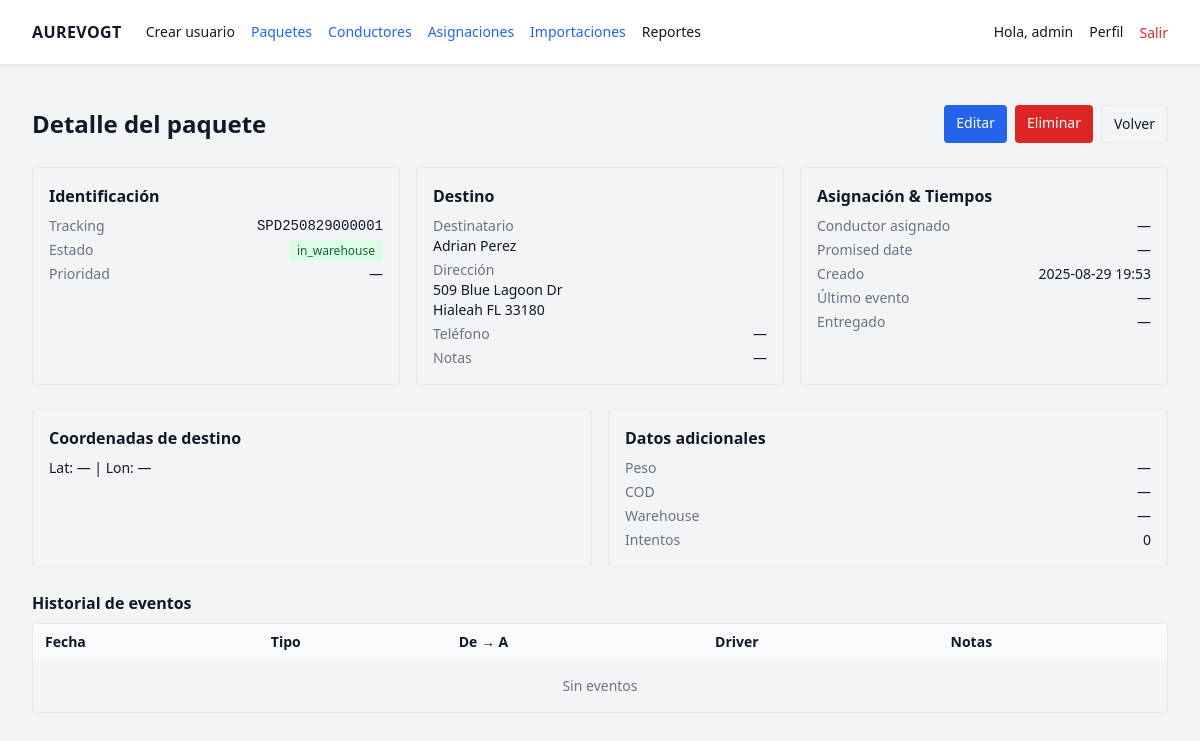
The app's page /packages/1/ (signed in) with its own data.
### packages/models.py (models this page shows, shortened)
class Package(models.Model):
    tracking_number = models.CharField(max_length=64, unique=True)
    speedx_id = models.CharField(max_length=64, blank=True, null=True)
    status = models.CharField(max_length=32, choices=PACKAGE_STATUS, default="received", db_index=True)
    priority = models.IntegerField(default=0)
    recipient_name = models.CharField(max_length=128)
    customer_phone = models.CharField(max_length=32, blank=True)
    addr_street = models.CharField(max_length=160)
    addr_city = models.CharField(max_length=80, db_index=True)
    addr_state = models.CharField(max_length=40, blank=True)
    addr_zip = models.CharField(max_length=16, db_index=True)
    dest_lat = models.DecimalField(max_digits=9, decimal_places=6, null=True, blank=True)
    dest_lon = models.DecimalField(max_digits=9, decimal_places=6, null=True, blank=True)
    note = models.CharField(max_length=240, blank=True)
    weight = models.DecimalField(max_digits=7, decimal_places=2, null=True, blank=True)
    cod_amount = models.DecimalField(max_digits=10, decimal_places=2, null=True, blank=True)
    warehouse = models.ForeignKey(
        "packages.Warehouse", on_delete=models.SET_NULL, null=True, blank=True, related_name="packages"
    )
    promised_date = models.DateField(null=True, blank=True)
    assigned_driver = models.ForeignKey(
        "drivers.Driver", on_delete=models.SET_NULL, null=True, blank=True, related_name="assigned_packages"
    )
    assigned_at = models.DateTimeField(null=True, blank=True)
    out_for_delivery_at = models.DateTimeField(null=True, blank=True)
    delivered_at = models.DateTimeField(null=True, blank=True)
    attempt_count = models.PositiveIntegerField(default=0, validators=[MinValueValidator(0)])
    last_event_at = models.DateTimeField(null=True, blank=True)
    created_at = models.DateTimeField(auto_now_add=True)
    class Meta:
        ordering = ("-created_at",)
        indexes = [
            models.Index(fields=["status"]),
            models.Index(fields=["assigned_driver", "status"]),
            models.Index(fields=["promised_date"]),
            models.Index(fields=["addr_zip"]),
            models.Index(fields=["addr_city"]),
            models.Index(fields=["created_at"]),
        ]
        constraints = [
            models.CheckConstraint(check=models.Q(attempt_count__gte=0), name="packages_attempt_count_gte_0"),
        ]

### packages/views.py (the view)
# urls.py: path('<int:pk>/', views.PackageDetailView.as_view(), name='detail'),
class PackageDetailView(LoginRequiredMixin, DetailView):
    model = Package
    template_name = 'packages/package_detail.html'
    context_object_name = 'package'

### packages/templates/packages/package_detail.html (shortened to what this page needs)
{% extends 'base.html' %}
{% load static %}
{% load tz %}
{% block content %}
<div class="max-w-7xl mx-auto">
  <div class="flex items-center justify-between mb-6">
    <h1 class="text-2xl font-bold">Detalle del paquete</h1>
    <div class="flex gap-2">
      {% with pkg=package|default:object %}
        {% if pkg %}
          {% if perms.packages.change_package %}
            <a href="{% url 'packages:edit' pkg.pk %}" class="px-3 py-2 text-sm rounded bg-blue-600 text-white hover:bg-blue-700">Editar</a>
          {% endif %}
          {% if perms.packages.delete_package %}
            <a href="{% url 'packages:delete' pkg.pk %}" class="px-3 py-2 text-sm rounded bg-red-600 text-white hover:bg-red-700">Eliminar</a>
          {% endif %}
          <a href="{% url 'packages:list' %}" class="px-3 py-2 text-sm rounded border">Volver</a>
        {% endif %}
      {% endwith %}
    </div>
  </div>
  {% with pkg=package|default:object %}
  {% if not pkg %}
    <div class="p-4 rounded bg-yellow-50 border border-yellow-200">No se encontró el paquete en el contexto (esperado como variable <code>package</code> o <code>object</code>).</div>
  {% else %}
  <div class="grid grid-cols-1 md:grid-cols-3 gap-4 mb-6">
    <div class="p-4 border rounded">
      <h2 class="font-semibold mb-2">Identificación</h2>
      <dl class="text-sm space-y-1">
        <div class="flex justify-between"><dt class="text-gray-500">Tracking</dt><dd class="font-mono">{{ pkg.tracking_number|default:'—' }}</dd></div>
        <div class="flex justify-between"><dt class="text-gray-500">Estado</dt><dd>
          <span class="px-2 py-0.5 rounded text-xs {{ pkg.status|default:'unknown'|yesno:'bg-green-100 text-green-800,bg-gray-100 text-gray-800' }}">{{ pkg.status|default:'—' }}</span>
        </dd></div>
        <div class="flex justify-between"><dt class="text-gray-500">Prioridad</dt><dd>{{ pkg.priority|default:'—' }}</dd></div>
      </dl>
    </div>
    <div class="p-4 border rounded">
      <h2 class="font-semibold mb-2">Destino</h2>
      <dl class="text-sm space-y-1">
        <div><dt class="text-gray-500">Destinatario</dt><dd>{{ pkg.recipient_name|default:'—' }}</dd></div>
        <div><dt class="text-gray-500">Dirección</dt>
          <dd>
            {{ pkg.addr_street|default:'' }}<br>
            {{ pkg.addr_city|default:'' }} {{ pkg.addr_state|default:'' }} {{ pkg.addr_zip|default:'' }}
          </dd>
        </div>
        <div class="flex justify-between"><dt class="text-gray-500">Teléfono</dt><dd>{{ pkg.customer_phone|default:'—' }}</dd></div>
        <div class="flex justify-between"><dt class="text-gray-500">Notas</dt><dd>{{ pkg.note|default:'—' }}</dd></div>
      </dl>
    </div>
    <div class="p-4 border rounded">
      <h2 class="font-semibold mb-2">Asignación & Tiempos</h2>
      <dl class="text-sm space-y-1">
        <div class="flex justify-between"><dt class="text-gray-500">Conductor asignado</dt><dd>
          {% if pkg.assigned_driver %}
            <a class="text-blue-700 hover:underline" href="{% url 'drivers:detail' pkg.assigned_driver.pk %}">{{ pkg.assigned_driver }}</a>
          {% else %}
            —
          {% endif %}
        </dd></div>
        <div class="flex justify-between"><dt class="text-gray-500">Promised date</dt><dd>{{ pkg.promised_date|date:'Y-m-d'|default:'—' }}</dd></div>
        <div class="flex justify-between"><dt class="text-gray-500">Creado</dt><dd>{{ pkg.created_at|date:'Y-m-d H:i'|default:'—' }}</dd></div>
        <div class="flex justify-between"><dt class="text-gray-500">Último evento</dt><dd>{{ pkg.last_event_at|date:'Y-m-d H:i'|default:'—' }}</dd></div>
        <div class="flex justify-between"><dt class="text-gray-500">Entregado</dt><dd>{{ pkg.delivered_at|date:'Y-m-d H:i'|default:'—' }}</dd></div>
      </dl>
    </div>
  </div>
  <div class="grid grid-cols-1 md:grid-cols-2 gap-4 mb-6">
    <div class="p-4 border rounded">
      <h2 class="font-semibold mb-2">Coordenadas de destino</h2>
      <p class="text-sm">Lat: {{ pkg.dest_lat|default:'—' }} | Lon: {{ pkg.dest_lon|default:'—' }}</p>
    </div>
    <div class="p-4 border rounded">
      <h2 class="font-semibold mb-2">Datos adicionales</h2>
      <dl class="text-sm space-y-1">
        <div class="flex justify-between"><dt class="text-gray-500">Peso</dt><dd>{{ pkg.weight|default:'—' }}</dd></div>
        <div class="flex justify-between"><dt class="text-gray-500">COD</dt><dd>{{ pkg.cod_amount|default:'—' }}</dd></div>
        <div class="flex justify-between"><dt class="text-gray-500">Warehouse</dt><dd>{{ pkg.warehouse|default:'—' }}</dd></div>
        <div class="flex justify-between"><dt class="text-gray-500">Intentos</dt><dd>{{ pkg.attempt_count|default:0 }}</dd></div>
      </dl>
    </div>
  </div>
  <div class="mb-6">
    <h2 class="font-semibold mb-2">Historial de eventos</h2>
    <div class="overflow-x-auto border rounded">
      <table class="min-w-full text-sm">
        <thead class="bg-gray-50">
          <tr>
            <th class="px-3 py-2 text-left">Fecha</th>
            <th class="px-3 py-2 text-left">Tipo</th>
            <th class="px-3 py-2 text-left">De → A</th>
            <th class="px-3 py-2 text-left">Driver</th>
            <th class="px-3 py-2 text-left">Notas</th>
          </tr>
        </thead>
        <tbody>
          {% if events %}
            {% for ev in events %}
              <tr class="border-t">
                <td class="px-3 py-2">{{ ev.at_ts|date:'Y-m-d H:i' }}</td>
                <td class="px-3 py-2">{{ ev.type|default:'—' }}</td>
                <td class="px-3 py-2">{{ ev.status_from|default:'—' }} → {{ ev.status_to|default:'—' }}</td>
                <td class="px-3 py-2">{{ ev.driver|default:'—' }}</td>
                <td class="px-3 py-2">{{ ev.notes|default:'—' }}</td>
              </tr>
            {% empty %}
              <tr><td colspan="5" class="px-3 py-4 text-center text-gray-500">Sin eventos</td></tr>
            {% endfor %}
          {% else %}
            {% for ev in pkg.packageevent_set.all %}
              <tr class="border-t">
                <td class="px-3 py-2">{{ ev.at_ts|date:'Y-m-d H:i' }}</td>
                <td class="px-3 py-2">{{ ev.type|default:'—' }}</td>
                <td class="px-3 py-2">{{ ev.status_from|default:'—' }} → {{ ev.status_to|default:'—' }}</td>
                <td class="px-3 py-2">{{ ev.driver|default:'—' }}</td>
                <td class="px-3 py-2">{{ ev.notes|default:'—' }}</td>
              </tr>
            {% empty %}
              <tr><td colspan="5" class="px-3 py-4 text-center text-gray-500">Sin eventos</td></tr>
            {% endfor %}
          {% endif %}
        </tbody>
      </table>
    </div>
  </div>
  {% endif %}
  {% endwith %}
</div>
{% endblock %}

### templates/base.html (shortened to what this page needs)
{% load static %}
<!DOCTYPE html>
<html lang="es">
<head>
  <script src="https://cdn.tailwindcss.com"></script>
  <link
    rel="stylesheet"
    href="https://unpkg.com/leaflet@1.9.4/dist/leaflet.css"
  />
</head>
<body class="bg-gray-100 text-gray-900">
  {% if request.user.is_authenticated %}
  <nav class="bg-white border-b shadow-sm">
    <div class="mx-auto max-w-7xl px-4 sm:px-6 lg:px-8">
      <div class="flex h-16 items-center justify-between">
        <div class="flex items-center gap-6">
          <a href="{% url 'dashboard' %}" class="font-bold tracking-wide">AUREVOGT</a>
          <div class="hidden md:flex items-center gap-4 text-sm">
            {% if request.user.is_superuser %}
              <a href="{% url 'users:create' %}" class="text-sm hover:text-gray-700">Crear usuario</a>
            {% endif %}
            <a href="{% url 'packages:list' %}" class="text-blue-600 hover:underline">Paquetes</a>
            <a href="{% url 'drivers:list' %}" class="text-blue-600 hover:underline">Conductores</a>
            <a href="{% url 'assignments:list' %}" class="text-blue-600 hover:underline">Asignaciones</a>
            <a href="{% url 'imports:list' %}" class="text-blue-600 hover:underline">Importaciones</a>
            <div class="relative group">
              <button class="hover:text-gray-700">Reportes</button>
            </div>
          </div>
        </div>
        <div class="flex items-center gap-4">
          <span class="text-sm">Hola, {{ request.user.first_name|default:request.user.username }}</span>
          <a href="{% url 'profile' %}" class="text-sm hover:text-gray-700">Perfil</a>
          <form method="post" action="{% url 'logout' %}">
            <button class="text-sm text-red-600 hover:text-red-700">Salir</button>
          </form>
        </div>
      </div>
    </div>
  </nav>
  {% endif %}
  <main class="mx-auto max-w-7xl px-4 sm:px-6 lg:px-8 py-6">
    {% block content %}{% endblock %}
  </main>
</body>
</html>

### records on screen
Package: tracking_number "SPD250829000001", status "in_warehouse", priority "—", recipient_name "Adrian Perez", addr_street "509 Blue Lagoon Dr", addr_city "Hialeah", addr_state "FL", addr_zip "33180", customer_phone "—", note "—", promised_date "—", created_at "2025-08-29 19:53", last_event_at "—", delivered_at "—", dest_lat "—", dest_lon "—", weight "—", cod_amount "—", warehouse "—", attempt_count "0"

### other values on screen
{{ request.user.first_name|default:request.user.username }} "admin"
